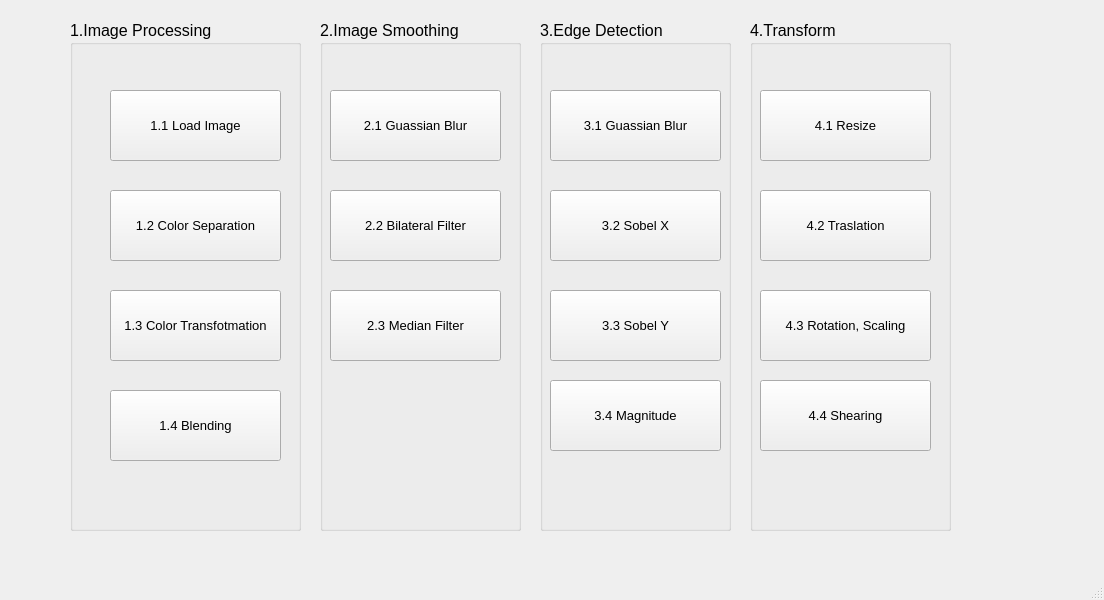
<?xml version="1.0" encoding="UTF-8"?>
<ui version="4.0">
 <class>MainWindow</class>
 <widget class="QMainWindow" name="MainWindow">
  <property name="geometry">
   <rect>
    <x>0</x>
    <y>0</y>
    <width>1104</width>
    <height>600</height>
   </rect>
  </property>
  <property name="font">
   <font>
    <family>Microsoft Himalaya</family>
    <pointsize>10</pointsize>
   </font>
  </property>
  <property name="windowTitle">
   <string>MainWindow</string>
  </property>
  <widget class="QWidget" name="centralwidget">
   <widget class="QGroupBox" name="groupBox">
    <property name="geometry">
     <rect>
      <x>70</x>
      <y>20</y>
      <width>231</width>
      <height>511</height>
     </rect>
    </property>
    <property name="font">
     <font>
      <family>Microsoft JhengHei UI</family>
      <pointsize>12</pointsize>
     </font>
    </property>
    <property name="title">
     <string>1.Image Processing</string>
    </property>
    <widget class="QPushButton" name="pushButton">
     <property name="geometry">
      <rect>
       <x>40</x>
       <y>70</y>
       <width>171</width>
       <height>71</height>
      </rect>
     </property>
     <property name="font">
      <font>
       <pointsize>10</pointsize>
      </font>
     </property>
     <property name="text">
      <string>1.1 Load Image</string>
     </property>
    </widget>
    <widget class="QPushButton" name="pushButton_2">
     <property name="geometry">
      <rect>
       <x>40</x>
       <y>170</y>
       <width>171</width>
       <height>71</height>
      </rect>
     </property>
     <property name="font">
      <font>
       <pointsize>10</pointsize>
      </font>
     </property>
     <property name="text">
      <string>1.2 Color Separation</string>
     </property>
    </widget>
    <widget class="QPushButton" name="pushButton_3">
     <property name="geometry">
      <rect>
       <x>40</x>
       <y>270</y>
       <width>171</width>
       <height>71</height>
      </rect>
     </property>
     <property name="font">
      <font>
       <pointsize>10</pointsize>
      </font>
     </property>
     <property name="text">
      <string>1.3 Color Transfotmation</string>
     </property>
    </widget>
    <widget class="QPushButton" name="pushButton_4">
     <property name="geometry">
      <rect>
       <x>40</x>
       <y>370</y>
       <width>171</width>
       <height>71</height>
      </rect>
     </property>
     <property name="font">
      <font>
       <pointsize>10</pointsize>
      </font>
     </property>
     <property name="text">
      <string>1.4 Blending</string>
     </property>
    </widget>
   </widget>
   <widget class="QGroupBox" name="groupBox_2">
    <property name="geometry">
     <rect>
      <x>320</x>
      <y>20</y>
      <width>201</width>
      <height>511</height>
     </rect>
    </property>
    <property name="font">
     <font>
      <family>Microsoft JhengHei UI</family>
      <pointsize>12</pointsize>
     </font>
    </property>
    <property name="title">
     <string>2.Image Smoothing</string>
    </property>
    <widget class="QPushButton" name="pushButton_5">
     <property name="geometry">
      <rect>
       <x>10</x>
       <y>70</y>
       <width>171</width>
       <height>71</height>
      </rect>
     </property>
     <property name="font">
      <font>
       <pointsize>10</pointsize>
      </font>
     </property>
     <property name="text">
      <string>2.1 Guassian Blur</string>
     </property>
    </widget>
    <widget class="QPushButton" name="pushButton_6">
     <property name="geometry">
      <rect>
       <x>10</x>
       <y>170</y>
       <width>171</width>
       <height>71</height>
      </rect>
     </property>
     <property name="font">
      <font>
       <pointsize>10</pointsize>
      </font>
     </property>
     <property name="text">
      <string>2.2 Bilateral Filter</string>
     </property>
    </widget>
    <widget class="QPushButton" name="pushButton_7">
     <property name="geometry">
      <rect>
       <x>10</x>
       <y>270</y>
       <width>171</width>
       <height>71</height>
      </rect>
     </property>
     <property name="font">
      <font>
       <pointsize>10</pointsize>
      </font>
     </property>
     <property name="text">
      <string>2.3 Median Filter</string>
     </property>
    </widget>
   </widget>
   <widget class="QGroupBox" name="groupBox_3">
    <property name="geometry">
     <rect>
      <x>540</x>
      <y>20</y>
      <width>191</width>
      <height>511</height>
     </rect>
    </property>
    <property name="font">
     <font>
      <family>Microsoft JhengHei UI</family>
      <pointsize>12</pointsize>
     </font>
    </property>
    <property name="title">
     <string>3.Edge Detection </string>
    </property>
    <widget class="QPushButton" name="pushButton_11">
     <property name="geometry">
      <rect>
       <x>10</x>
       <y>70</y>
       <width>171</width>
       <height>71</height>
      </rect>
     </property>
     <property name="font">
      <font>
       <pointsize>10</pointsize>
      </font>
     </property>
     <property name="text">
      <string>3.1 Guassian Blur</string>
     </property>
    </widget>
    <widget class="QPushButton" name="pushButton_12">
     <property name="geometry">
      <rect>
       <x>10</x>
       <y>170</y>
       <width>171</width>
       <height>71</height>
      </rect>
     </property>
     <property name="font">
      <font>
       <pointsize>10</pointsize>
      </font>
     </property>
     <property name="text">
      <string>3.2 Sobel X</string>
     </property>
    </widget>
    <widget class="QPushButton" name="pushButton_13">
     <property name="geometry">
      <rect>
       <x>10</x>
       <y>270</y>
       <width>171</width>
       <height>71</height>
      </rect>
     </property>
     <property name="font">
      <font>
       <pointsize>10</pointsize>
      </font>
     </property>
     <property name="text">
      <string>3.3 Sobel Y</string>
     </property>
    </widget>
    <widget class="QPushButton" name="pushButton_14">
     <property name="geometry">
      <rect>
       <x>10</x>
       <y>360</y>
       <width>171</width>
       <height>71</height>
      </rect>
     </property>
     <property name="font">
      <font>
       <pointsize>10</pointsize>
      </font>
     </property>
     <property name="text">
      <string>3.4 Magnitude</string>
     </property>
    </widget>
   </widget>
   <widget class="QGroupBox" name="groupBox_4">
    <property name="geometry">
     <rect>
      <x>750</x>
      <y>20</y>
      <width>201</width>
      <height>511</height>
     </rect>
    </property>
    <property name="font">
     <font>
      <family>Microsoft JhengHei UI</family>
      <pointsize>12</pointsize>
     </font>
    </property>
    <property name="title">
     <string>4.Transform</string>
    </property>
    <widget class="QPushButton" name="pushButton_15">
     <property name="geometry">
      <rect>
       <x>10</x>
       <y>70</y>
       <width>171</width>
       <height>71</height>
      </rect>
     </property>
     <property name="font">
      <font>
       <pointsize>10</pointsize>
      </font>
     </property>
     <property name="text">
      <string>4.1 Resize</string>
     </property>
    </widget>
    <widget class="QPushButton" name="pushButton_16">
     <property name="geometry">
      <rect>
       <x>10</x>
       <y>170</y>
       <width>171</width>
       <height>71</height>
      </rect>
     </property>
     <property name="font">
      <font>
       <pointsize>10</pointsize>
      </font>
     </property>
     <property name="text">
      <string>4.2 Traslation</string>
     </property>
    </widget>
    <widget class="QPushButton" name="pushButton_17">
     <property name="geometry">
      <rect>
       <x>10</x>
       <y>270</y>
       <width>171</width>
       <height>71</height>
      </rect>
     </property>
     <property name="font">
      <font>
       <pointsize>10</pointsize>
      </font>
     </property>
     <property name="text">
      <string>4.3 Rotation, Scaling</string>
     </property>
    </widget>
    <widget class="QPushButton" name="pushButton_18">
     <property name="geometry">
      <rect>
       <x>10</x>
       <y>360</y>
       <width>171</width>
       <height>71</height>
      </rect>
     </property>
     <property name="font">
      <font>
       <pointsize>10</pointsize>
      </font>
     </property>
     <property name="text">
      <string>4.4 Shearing</string>
     </property>
    </widget>
   </widget>
  </widget>
  <widget class="QMenuBar" name="menubar">
   <property name="geometry">
    <rect>
     <x>0</x>
     <y>0</y>
     <width>1104</width>
     <height>25</height>
    </rect>
   </property>
  </widget>
  <widget class="QStatusBar" name="statusbar"/>
 </widget>
 <resources/>
 <connections/>
</ui>
